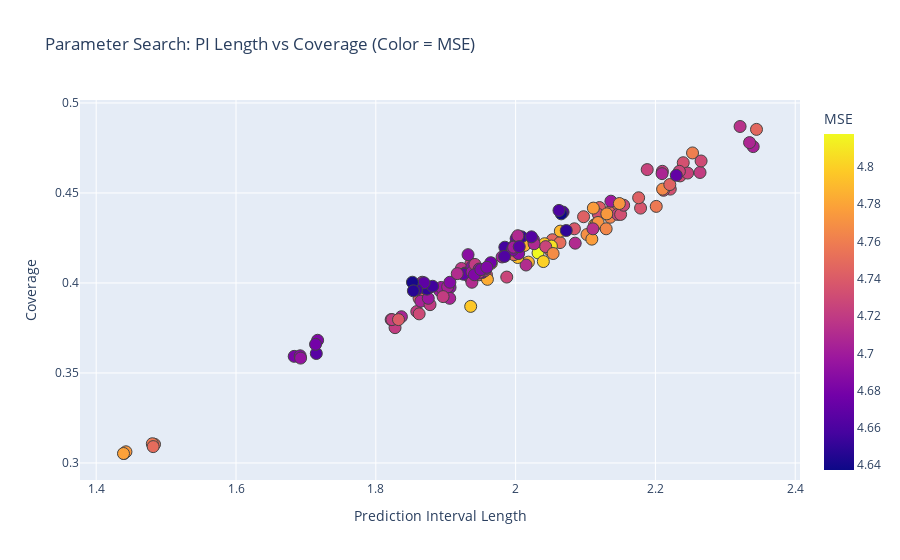

Notebook code for this chart:
### Code cell
import plotly.express as px

memory_df = pd.read_csv(memory_file)

param_names = ['ndpost', 'nskip', 'n_trees', 'tree_alpha',
              'tree_beta', 'f_k', 'eps_q', 'eps_nu']

fig = px.scatter(
    memory_df,
    x="cv_pi_length",
    y="cv_coverage",
    color="cv_mse",
    hover_data=param_names + ["cv_mse", "cv_pi_length", "cv_coverage"],
    labels={
        "cv_pi_length": "Prediction Interval Length",
        "cv_coverage": "Coverage",
        "cv_mse": "MSE"
    },
    title="Parameter Search: PI Length vs Coverage (Color = MSE)"
)
fig.update_traces(marker=dict(size=12, line_width=1))
fig.show()

### Figure 1 — Plotly figure (JSON) as saved in the notebook; plotly's stock layout.template omitted (floating-point values rounded to 4 significant figures; data arrays with more than 128 entries replaced by an {"elided": "..."} marker saying what was removed)
{"data": [{"customdata": {"elided": "146x9 float values"}, "hovertemplate": "Prediction Interval Length=%{x}<br>Coverage=%{y}<br>ndpost=%{customdata[0]}<br>nskip=%{customdata[1]}<br>n_trees=%{customdata[2]}<br>tree_alpha=%{customdata[3]}<br>tree_beta=%{customdata[4]}<br>f_k=%{customdata[5]}<br>eps_q=%{customdata[6]}<br>eps_nu=%{customdata[7]}<br>MSE=%{marker.color}<extra></extra>", "legendgroup": "", "marker": {"color": {"elided": "146 float values"}, "coloraxis": "coloraxis", "line": {"width": 1}, "size": 12, "symbol": "circle"}, "mode": "markers", "name": "", "orientation": "v", "showlegend": false, "type": "scatter", "x": {"elided": "146 float values"}, "xaxis": "x", "y": {"elided": "146 float values"}, "yaxis": "y"}], "layout": {"coloraxis": {"colorbar": {"title": {"text": "MSE"}}, "colorscale": [[0, "#0d0887"], [0.1111, "#46039f"], [0.2222, "#7201a8"], [0.3333, "#9c179e"], [0.4444, "#bd3786"], [0.5556, "#d8576b"], [0.6667, "#ed7953"], [0.7778, "#fb9f3a"], [0.8889, "#fdca26"], [1, "#f0f921"]]}, "legend": {"tracegroupgap": 0}, "title": {"text": "Parameter Search: PI Length vs Coverage (Color = MSE)"}, "xaxis": {"anchor": "y", "domain": [0, 1], "title": {"text": "Prediction Interval Length"}}, "yaxis": {"anchor": "x", "domain": [0, 1], "title": {"text": "Coverage"}}}}
